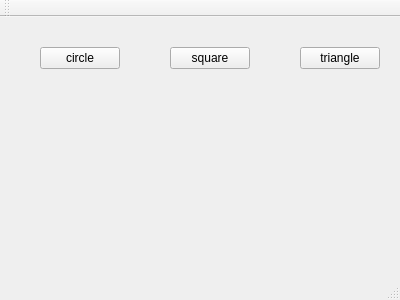
<?xml version="1.0" encoding="UTF-8"?>
<ui version="4.0">
 <class>MainWindow</class>
 <widget class="QMainWindow" name="MainWindow">
  <property name="geometry">
   <rect>
    <x>0</x>
    <y>0</y>
    <width>400</width>
    <height>300</height>
   </rect>
  </property>
  <property name="windowTitle">
   <string>MainWindow</string>
  </property>
  <widget class="QWidget" name="centralWidget">
   <widget class="QPushButton" name="circle">
    <property name="geometry">
     <rect>
      <x>40</x>
      <y>30</y>
      <width>80</width>
      <height>22</height>
     </rect>
    </property>
    <property name="text">
     <string>circle</string>
    </property>
   </widget>
   <widget class="QPushButton" name="square">
    <property name="geometry">
     <rect>
      <x>170</x>
      <y>30</y>
      <width>80</width>
      <height>22</height>
     </rect>
    </property>
    <property name="text">
     <string>square</string>
    </property>
   </widget>
   <widget class="QPushButton" name="triangle">
    <property name="geometry">
     <rect>
      <x>300</x>
      <y>30</y>
      <width>80</width>
      <height>22</height>
     </rect>
    </property>
    <property name="text">
     <string>triangle</string>
    </property>
   </widget>
  </widget>
  <widget class="QMenuBar" name="menuBar">
   <property name="geometry">
    <rect>
     <x>0</x>
     <y>0</y>
     <width>400</width>
     <height>19</height>
    </rect>
   </property>
  </widget>
  <widget class="QToolBar" name="mainToolBar">
   <attribute name="toolBarArea">
    <enum>TopToolBarArea</enum>
   </attribute>
   <attribute name="toolBarBreak">
    <bool>false</bool>
   </attribute>
  </widget>
  <widget class="QStatusBar" name="statusBar"/>
 </widget>
 <layoutdefault spacing="6" margin="11"/>
 <resources/>
 <connections/>
</ui>
